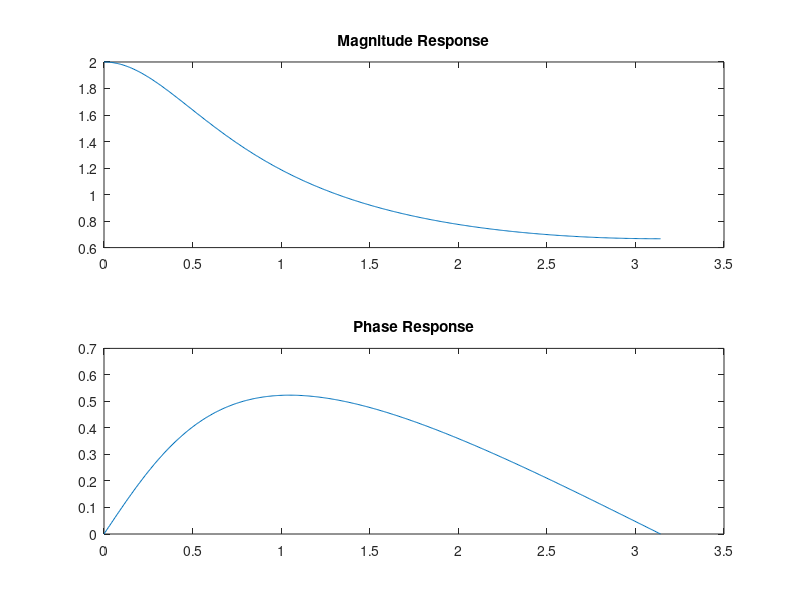

The MATLAB source for this figure:
clc; clear all; close all;
W = [0:1:500]*pi/500 ; %0 TO PI DIVIDED INTO 501 VALUES

X = exp(-1i*W)./(exp(-1i*W) - 0.5);
subplot(211);plot(W, abs(X)),title("Magnitude Response");
subplot(212);plot(W, angle(X)),title("Phase Response");



 
